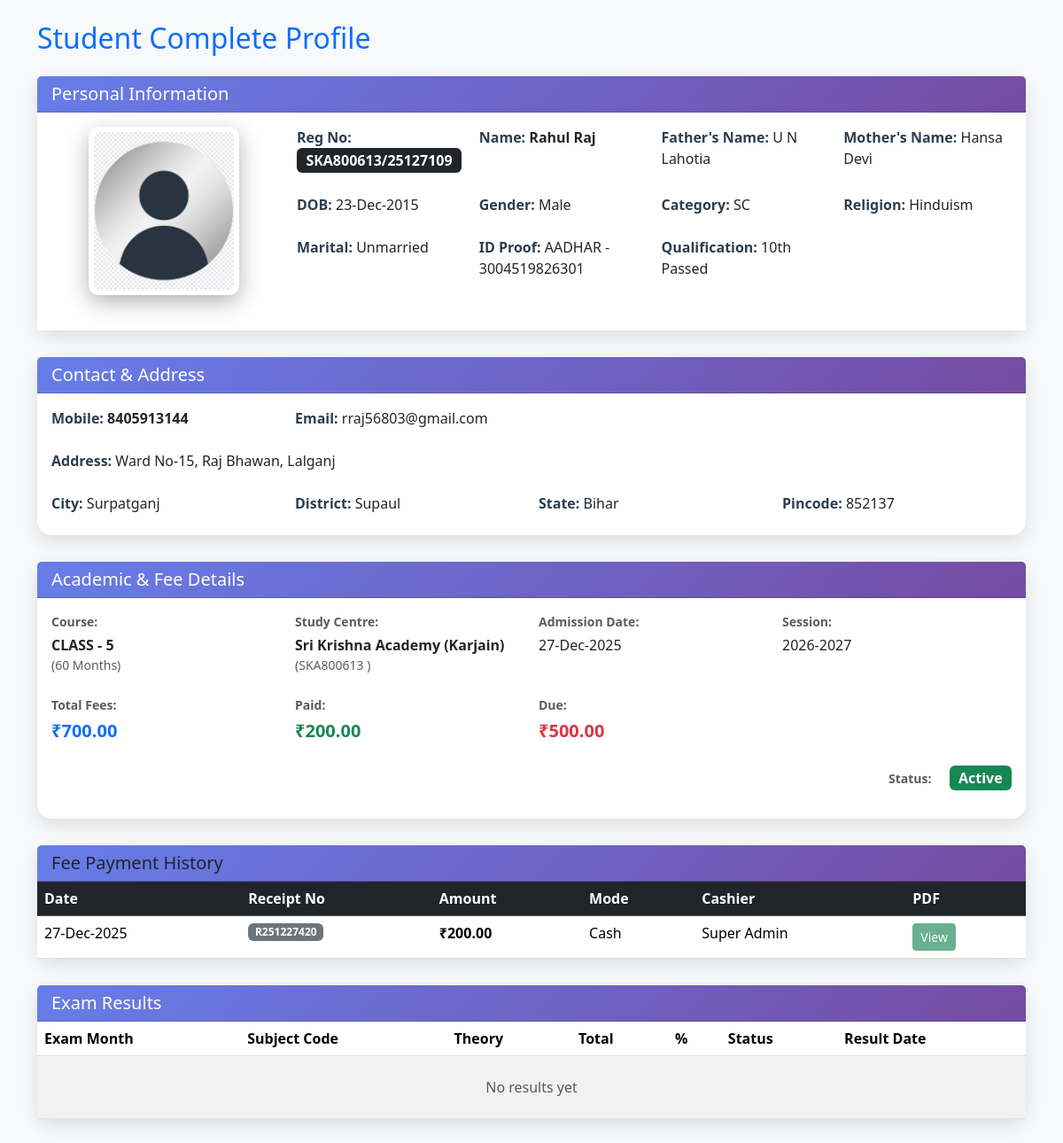
Page /student/view-full-profile.php?reg=SKA800613/25127109 (signed in) on the committed database.
### tables this page shows
CREATE TABLE `students` (
  `id` int(11) NOT NULL,
  `reg_no` varchar(50) DEFAULT NULL,
  `student_name` varchar(100) DEFAULT NULL,
  `father_name` varchar(100) DEFAULT NULL,
  `mother_name` varchar(100) DEFAULT NULL,
  `dob` date DEFAULT NULL,
  `gender` enum('Male','Female','Other') DEFAULT NULL,
  `category` varchar(50) DEFAULT NULL,
  `marital_status` varchar(30) DEFAULT NULL,
  `identity_type` varchar(50) DEFAULT NULL,
  `id_number` varchar(50) DEFAULT NULL,
  `qualification` varchar(100) DEFAULT NULL,
  `mobile` varchar(15) DEFAULT NULL,
  `email` varchar(100) DEFAULT NULL,
  `address` text DEFAULT NULL,
  `pincode` varchar(10) DEFAULT NULL,
  `state` varchar(50) DEFAULT NULL,
  `district` varchar(50) DEFAULT NULL,
  `city` varchar(50) DEFAULT NULL,
  `study_center_code` varchar(20) DEFAULT NULL,
  `religion` varchar(50) DEFAULT NULL,
  `course_code` varchar(200) DEFAULT NULL,
  `session_year` varchar(20) DEFAULT NULL,
  `enquiry_source` varchar(100) DEFAULT NULL,
  `photo` varchar(255) DEFAULT NULL,
  `total_fees` decimal(10,2) DEFAULT NULL,
  `admission_date` date DEFAULT NULL,
  `status` varchar(20) DEFAULT 'Active',
  `id_card_generated` varchar(10) DEFAULT 'No' COMMENT 'Yes/No - ID card generation status',
  `marksheet_gen` varchar(10) NOT NULL DEFAULT 'No',
  `certificate_gen` varchar(10) NOT NULL DEFAULT 'No',
  `admit_card_gen` varchar(10) NOT NULL DEFAULT 'No',
  `marksheet_gen_date` date DEFAULT NULL,
  `certificate_gen_date` date DEFAULT NULL
);

CREATE TABLE `courses` (
  `id` int(11) NOT NULL,
  `course_code` varchar(20) NOT NULL,
  `course_name` varchar(100) NOT NULL,
  `duration` varchar(30) NOT NULL,
  `fees` decimal(8,2) NOT NULL,
  `is_active` tinyint(1) DEFAULT 1 COMMENT '1-Active\r\n0-Inactive',
  `created_at` datetime DEFAULT current_timestamp()
);

CREATE TABLE `study_centers` (
  `id` int(11) NOT NULL,
  `center_code` varchar(20) NOT NULL,
  `center_name` varchar(255) NOT NULL,
  `district` varchar(100) NOT NULL,
  `state` varchar(100) DEFAULT 'Bihar',
  `address` text DEFAULT NULL,
  `pincode` varchar(10) DEFAULT NULL,
  `phone` varchar(20) DEFAULT NULL,
  `is_active` tinyint(1) DEFAULT 1 COMMENT '1-Active\r\n0-Inactive',
  `created_at` timestamp NOT NULL DEFAULT current_timestamp()
);

CREATE TABLE `fee_payments` (
  `id` int(11) NOT NULL,
  `reg_no` varchar(50) NOT NULL,
  `amount` decimal(8,2) NOT NULL,
  `payment_mode` varchar(20) DEFAULT 'Cash',
  `receipt_no` varchar(30) DEFAULT NULL,
  `payment_date` date DEFAULT curdate(),
  `added_by` varchar(50) DEFAULT NULL,
  `created_at` datetime DEFAULT current_timestamp()
);

### student/view-full-profile.php (the view, shortened to what this page needs)
<?php
include '../includes/db.php';
$reg_no = $_GET['reg'];
$stmt = $pdo->prepare("
    SELECT s.*,
           c.course_name, c.duration,
           sc.center_name AS center_name, sc.center_code
    FROM students s
    LEFT JOIN courses c ON s.course_code = c.course_code
    LEFT JOIN study_centers sc ON s.study_center_code = sc.center_code
    WHERE s.reg_no = ?
");
$stmt->execute([$reg_no]);
$student = $stmt->fetch();
$paid_stmt = $pdo->prepare("SELECT COALESCE(SUM(amount), 0) FROM fee_payments WHERE reg_no = ?");
$paid_stmt->execute([$reg_no]);
$paid_fees = $paid_stmt->fetchColumn();
$due_fees = $student['total_fees'] - $paid_fees;
$payment_stmt = $pdo->prepare("SELECT * FROM fee_payments WHERE reg_no = ? ORDER BY payment_date DESC");
$payment_stmt->execute([$reg_no]);
$payments = $payment_stmt->fetchAll();
$result_stmt = $pdo->prepare("SELECT * FROM results WHERE reg_no = ? ORDER BY result_date DESC");
$result_stmt->execute([$reg_no]);
$results = $result_stmt->fetchAll();
?>
<!DOCTYPE html>
<html lang="en">
<head>
    <link href="https://cdn.jsdelivr.net/npm/bootstrap@5.3.3/dist/css/bootstrap.min.css" rel="stylesheet">
    <link href="https://cdn.jsdelivr.net/npm/bootstrap-icons@1.11.0/font/bootstrap-icons.css" rel="stylesheet">
</head>
<body>
    <div class="container mt-4 mb-5">
        <div class="d-flex justify-content-between align-items-center mb-4">
            <h2 class="text-primary mb-0">Student Complete Profile</h2>
        </div>
        <div class="card section-card">
            <div class="card-header">
                <h5 class="mb-0">Personal Information</h5>
            </div>
            <div class="card-body bg-white">
                <div class="row align-items-start">
                    <div class="col-lg-3 text-center mb-4">
                        <?php
                        $photo_filename = trim($student['photo'] ?? '');
                        $photo_src = $photo_filename ? "../assets/images/students/" . htmlspecialchars($photo_filename) : "../assets/images/default.jpeg";
                        ?>
                        <img src="<?= $photo_src ?>" alt="Student Photo" class="photo-img"
                            onerror="this.src='../assets/images/default.jpeg'">
                    </div>
                    <div class="col-lg-9">
                        <div class="row g-3">
                            <div class="col-lg-3 col-md-6 mb-2">
                                <span class="info-label">Reg No:</span>
                                <span class="badge bg-dark fs-6"><?= $reg_no ?></span>
                            </div>
                            <div class="col-lg-3 col-md-6 mb-2">
                                <span class="info-label">Name:</span>
                                <strong><?= htmlspecialchars($student['student_name']) ?></strong>
                            </div>
                            <div class="col-lg-3 col-md-6 mb-2">
                                <span class="info-label">Father's Name:</span>
                                <?= htmlspecialchars($student['father_name'] ?: '—') ?>
                            </div>
                            <div class="col-lg-3 col-md-6 mb-2">
                                <span class="info-label">Mother's Name:</span>
                                <?= htmlspecialchars($student['mother_name'] ?: '—') ?>
                            </div>
                            <div class="col-lg-3 col-md-6 mb-2">
                                <span class="info-label">DOB:</span>
                                <?= $student['dob'] ? date('d-M-Y', strtotime($student['dob'])) : '—' ?>
                            </div>
                            <div class="col-lg-3 col-md-6 mb-2">
                                <span class="info-label">Gender:</span>
                                <?= $student['gender'] ?: '—' ?>
                            </div>
                            <div class="col-lg-3 col-md-6 mb-2">
                                <span class="info-label">Category:</span>
                                <?= $student['category'] ?: '—' ?>
                            </div>
                            <div class="col-lg-3 col-md-6 mb-2">
                                <span class="info-label">Religion:</span>
                                <?= htmlspecialchars($student['religion'] ?: '—') ?>
                            </div>
                            <div class="col-lg-3 col-md-6 mb-2">
                                <span class="info-label">Marital:</span>
                                <?= $student['marital_status'] ?: '—' ?>
                            </div>
                            <div class="col-lg-3 col-md-6 mb-2">
                                <span class="info-label">ID Proof:</span>
                                <?= $student['identity_type'] ?> - <?= htmlspecialchars($student['id_number'] ?: '—') ?>
                            </div>
                            <div class="col-lg-3 col-md-6 mb-2">
                                <span class="info-label">Qualification:</span>
                                <?= htmlspecialchars($student['qualification'] ?: '—') ?>
                            </div>
                        </div>
                    </div>
                </div>
            </div>
        </div>
        <div class="card section-card">
            <div class="card-header bg-success text-white">
                <h5 class="mb-0">Contact & Address</h5>
            </div>
            <div class="card-body">
                <div class="row g-3">
                    <div class="col-lg-3 col-md-6 mb-2"><span class="info-label">Mobile:</span>
                        <strong><?= $student['mobile'] ?></strong></div>
                    <div class="col-lg-5 col-md-6 mb-2"><span class="info-label">Email:</span>
                        <?= $student['email'] ? htmlspecialchars($student['email']) : '—' ?></div>
                    <div class="col-lg-12 mb-2"><span class="info-label">Address:</span>
                        <?= nl2br(htmlspecialchars($student['address'] ?: '—')) ?></div>
                    <div class="col-lg-3 col-md-6 mb-2"><span class="info-label">City:</span>
                        <?= htmlspecialchars($student['city'] ?: '—') ?></div>
                    <div class="col-lg-3 col-md-6 mb-2"><span class="info-label">District:</span>
                        <?= htmlspecialchars($student['district'] ?: '—') ?></div>
                    <div class="col-lg-3 col-md-6 mb-2"><span class="info-label">State:</span>
                        <?= htmlspecialchars($student['state'] ?: '—') ?></div>
                    <div class="col-lg-3 col-md-6 mb-2"><span class="info-label">Pincode:</span>
                        <?= $student['pincode'] ?: '—' ?></div>
                </div>
            </div>
        </div>
        <div class="card section-card">
            <div class="card-header bg-info text-white">
                <h5 class="mb-0">Academic & Fee Details</h5>
            </div>
            <div class="card-body">
                <div class="row g-3 align-items-start">
                    <div class="col-lg-3 col-md-6 mb-2">
                        <small class="info-label d-block text-muted mb-1">Course:</small>
                        <strong class="d-block"><?= htmlspecialchars($student['course_name']) ?></strong>
                        <small
                            class="d-block text-muted"><?= $student['duration'] ? "({$student['duration']})" : '' ?></small>
                    </div>
                    <div class="col-lg-3 col-md-6 mb-2">
                        <small class="info-label d-block text-muted mb-1">Study Centre:</small>
                        <strong
                            class="d-block"><?= htmlspecialchars($student['center_name'] ?: 'Main Centre') ?></strong>
                        <small
                            class="d-block text-muted"><?= $student['center_code'] ? "({$student['center_code']})" : '' ?></small>
                    </div>
                    <div class="col-lg-3 col-md-6 mb-2">
                        <small class="info-label d-block text-muted mb-1">Admission Date:</small>
                        <span class="d-block"><?= date('d-M-Y', strtotime($student['admission_date'])) ?></span>
                    </div>
                    <div class="col-lg-3 col-md-6 mb-2">
                        <small class="info-label d-block text-muted mb-1">Session:</small>
                        <?= $student['session_year'] ?: '—' ?>
                    </div>
                    <div class="col-lg-3 col-md-6 mb-2">
                        <small class="info-label d-block text-muted mb-1">Total Fees:</small>
                        <strong
                            class="text-primary fs-5 d-block">₹<?= number_format($student['total_fees'], 2) ?></strong>
                    </div>
                    <div class="col-lg-3 col-md-6 mb-2">
                        <small class="info-label d-block text-muted mb-1">Paid:</small>
                        <strong class="text-success fs-5 d-block">₹<?= number_format($paid_fees, 2) ?></strong>
                    </div>
                    <div class="col-lg-3 col-md-6 mb-2">
                        <small class="info-label d-block text-muted mb-1">Due:</small>
                        <strong class="text-danger fs-5 d-block">₹<?= number_format($due_fees, 2) ?></strong>
                    </div>
                    <div class="col-12 text-end mb-3">
                        <small class="info-label d-inline-block text-muted me-3">Status:</small>
                        <?php
                        $status = $student['status'] ?? 'Active';
                        if ($status == 'Active')
                            $color = 'success';
                        elseif ($status == 'Completed')
                            $color = 'primary';
                        elseif ($status == 'Dropped')
                            $color = 'danger';
                        else
                            $color = 'warning';
                        ?>
                        <span class="badge bg-<?= $color ?> fs-6"><?= $status ?></span>
                    </div>
                </div>
            </div>
        </div>
        <div class="card section-card">
            <div class="card-header bg-warning text-dark">
                <h5 class="mb-0">Fee Payment History</h5>
            </div>
            <div class="card-body p-0">
                <div class="table-responsive">
                    <table class="table table-hover mb-0">
                        <thead class="table-dark">
                            <tr>
                                <th>Date</th>
                                <th>Receipt No</th>
                                <th>Amount</th>
                                <th>Mode</th>
                                <th>Cashier</th>
                                <th>PDF</th>
                            </tr>
                        </thead>
                        <tbody>
                            <?php foreach ($payments as $p): ?>
                                <tr>
                                    <td><?= date('d-M-Y', strtotime($p['payment_date'])) ?></td>
                                    <td><span class="badge bg-secondary"><?= $p['receipt_no'] ?></span></td>
                                    <td><strong>₹<?= number_format($p['amount'], 2) ?></strong></td>
                                    <td><?= htmlspecialchars($p['payment_mode']) ?></td>
                                    <td><?= htmlspecialchars($p['added_by']) ?></td>
                                    <td>
                                        <span class="btn btn-sm btn-success disabled"
                                            style="pointer-events: none; cursor: not-allowed;" title="Not available">
                                            View
                                        </span>
                                    </td>
                                </tr>
                            <?php endforeach; ?>
                        </tbody>
                    </table>
                </div>
            </div>
        </div>
        <div class="card section-card">
            <div class="card-header bg-danger text-white">
                <h5 class="mb-0">Exam Results</h5>
            </div>
            <div class="card-body p-0">
                <div class="table-responsive">
                    <table class="table table-striped mb-0">
                        <thead class="bg-light">
                            <tr>
                               <th>Exam Month</th>
                                    <th>Subject Code</th>
                                    <th>Theory</th>
                                    <th>Total</th>
                                    <th>%</th>
                                    <th>Status</th>
                                    <th>Result Date</th>
                            </tr>
                        </thead>
                        <tbody>
                            <?php if (empty($results)): ?>
                                <tr>
                                    <td colspan="8" class="text-center py-4 text-muted">No results yet</td>
                                </tr>
                            <?php endif; ?>
                        </tbody>
                    </table>
                </div>
            </div>
        </div>
    </div>
</body>
</html>

### student/view-full-profile.php (style rules this page uses)
body { background: #f8f9fa; }
.section-card { box-shadow: 0 6px 20px rgba(0, 0, 0, 0.12); border-radius: 16px; margin-bottom: 30px; border: none; }
.card-header { background: linear-gradient(135deg, #667eea, #764ba2); color: white; font-weight: 600; }
.photo-img { width: 170px; height: 190px; object-fit: cover; border: 6px solid white; box-shadow: 0 8px 25px rgba(0, 0, 0, 0.3); border-radius: 12px; }
.info-label { font-weight: 600; color: #2c3e50; }

### rows in the picture
students: student_name "Rahul Raj", father_name "U N Lahotia", mother_name "Hansa Devi", dob "23-Dec-2015", gender "Male", category "SC", religion "Hinduism", marital_status "Unmarried", identity_type "AADHAR", id_number "3004519826301", qualification "10th Passed", mobile "8405913144", email "rraj56803@gmail.com", address "Ward No-15, Raj Bhawan, Lalganj", city "Surpatganj", district "Supaul", state "Bihar", pincode "852137", courses.course_name "CLASS - 5", courses.duration "60 Months", study_centers.center_name "Sri Krishna Academy (Karjain)", study_centers.center_code "SKA800613", admission_date "27-Dec-2025", session_year "2026-2027", total_fees "700.00", status "Active"
fee_payments: payment_date "27-Dec-2025", receipt_no "R251227420", amount "200.00", payment_mode "Cash", added_by "Super Admin"

### other values in the picture
$reg_no "SKA800613/25127109"
$paid_fees "200.00"
$due_fees "500.00"
